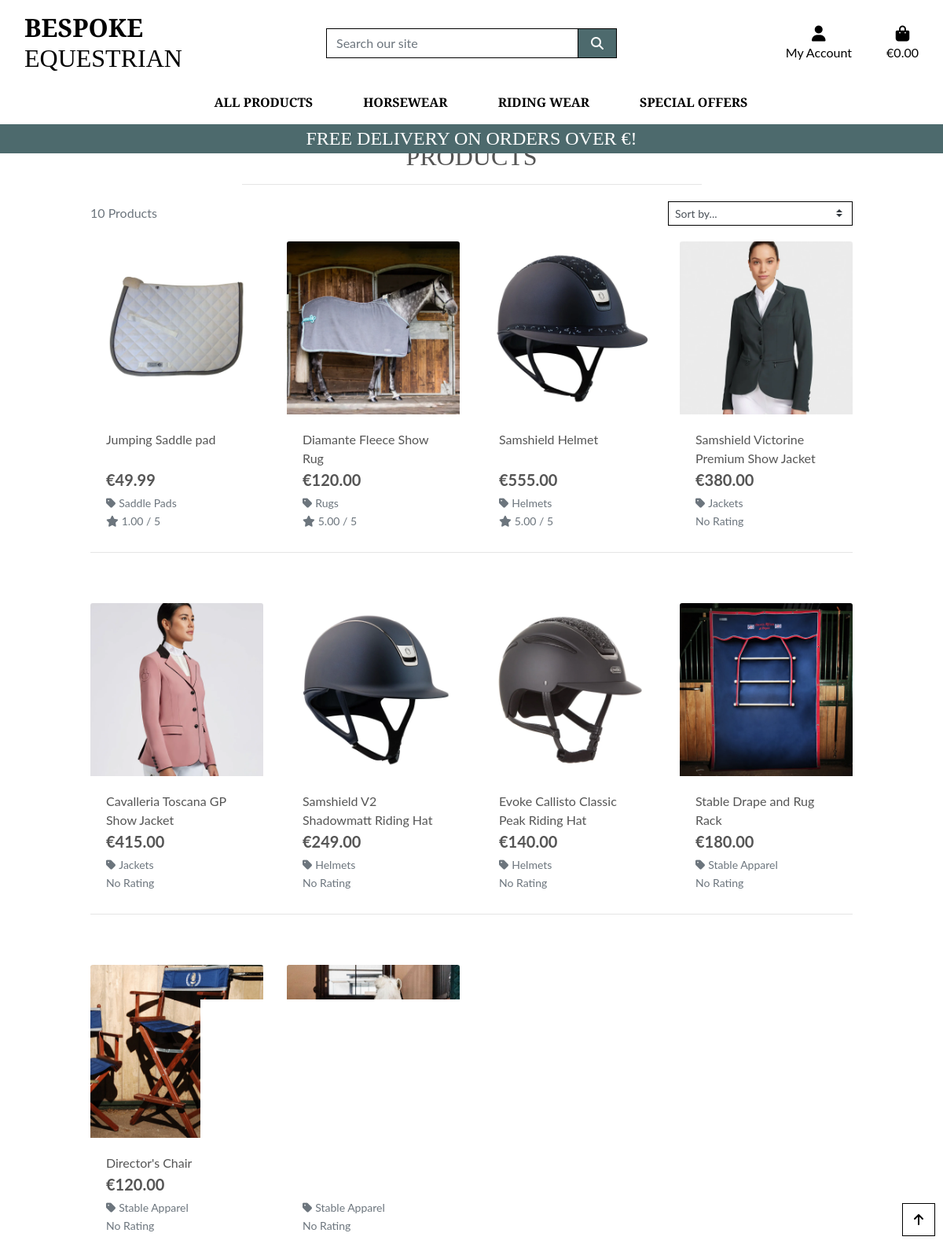
Screenshot of /products/ with the database file from the repository.
### products/models.py (models this page shows, shortened)
class Product(models.Model):
    category = models.ForeignKey('Category', null=True, blank=True, on_delete=models.SET_NULL)
    sku = models.CharField(max_length=254, null=True, blank=True)
    name = models.CharField(max_length=254)
    description = models.TextField()
    has_sizes = models.BooleanField(default=False, null=True, blank=True)
    has_colors =models.BooleanField(default=False, null=True, blank=True)
    price = models.DecimalField(max_digits=6, decimal_places=2)
    rating = models.DecimalField(max_digits=6, decimal_places=2, null=True, blank=True)
    image_url = models.URLField(max_length=1024, null=True, blank=True)
    image = models.ImageField(null=True, blank=True)

class Category(models.Model):
    name = models.CharField(max_length=254)
    friendly_name = models.CharField(max_length=254, null=True, blank=True)

### products/views.py (the view, shortened to what this page needs)
# urls.py: path('', views.all_products, name='products'),
def all_products(request):
    products = Product.objects.all()
    query = None
    categories = None
    sort = None
    direction = None
    current_sorting = f'{sort}_{direction}'
    context = {
        'products': products,
        'search_term': query,
        'current_categories': categories,
        'current_sorting': current_sorting,
    }
    return render(request, 'products/products.html', context)

### bag/contexts.py (called while the page is built, shortened)
def bag_contents(request):
    bag_items = []
    total = 0
    product_count = 0
    bag = request.session.get('bag', {})
    if total < settings.FREE_DELIVERY_THRESHOLD:
        delivery = total * Decimal(settings.STANDARD_DELIVERY_PERCENTAGE / 100)
        free_delivery_delta = settings.FREE_DELIVERY_THRESHOLD - total
    else:
        delivery = 0
        free_delivery_delta = 0
    grand_total = delivery + total
    context = {
        'bag_items': bag_items,
        'total': total,
        'product_count': product_count,
        'delivery': delivery,
        'free_delivery_delta': free_delivery_delta,
        'free_delivery_threshold': settings.FREE_DELIVERY_THRESHOLD,
        'grand_total': grand_total,
    }
    return context

### products/templates/products/products.html (shortened to what this page needs)
{% extends "base.html" %}
{% load static %}
{% block page_header %}
<div class="container header-container">
</div>
{% endblock %}
{% block content %}
<div class="overlay"></div>
<div class="container-fluid">
    <div class="row">
        <div class="col text-center mt-3">
            <h2 class="logo-font">Products</h2>
            <hr class="w-50 mb-1">
        </div>
    </div>
    <div class="row">
        <div class="product-container col-10 offset-1">
            <div class="row mt-1 mb-2">
                <div class="col-12 col-md-6 my-auto order-md-last d-flex justify-content-center justify-content-md-end">
                    <div class="sort-select-wrapper w-50">
                        <select id="sort-selector"
                            class="custom-select custom-select-sm rounded-0 border border-{% if current_sorting != 'None_None' %}info{% else %}black{% endif %}">
                            <option value="reset" {% if current_sorting == 'None_None' %}selected{% endif %}>Sort by...
                            </option>
                        </select>
                    </div>
                </div>
                <div class="col-12 col-md-6 order-md-first">
                    <p class="text-muted mt-3 text-center text-md-left">
                        {{ products|length }} Products
                    </p>
                </div>
            </div>
            <div class="row">
                {% for product in products %}
                <div class="col-sm-6 col-md-6 col-lg-4 col-xl-3">
                    <div class="card h-100 border-0">
                        {% if product.image %}
                        <a href="{% url 'product_detail' product.id %}">
                            <img class="card-img-top img-fluid" src="{{ product.image.url }}" alt="{{ product.name }}">
                        </a>
                        {% else %}
                        <a href="{% url 'product_detail' product.id %}">
                            <img class="card-img-top img-fluid" src="{{ MEDIA_URL }}noimage.png"
                                alt="{{ product.name }}">
                        </a>
                        {% endif %}
                        <div class="card-body pb-0">
                            <p class="mb-0">{{ product.name }}</p>
                        </div>
                        <div class="card-footer bg-white pt-0 border-0 text-left">
                            <div class="row">
                                <div class="col">
                                    <p class="lead mb-0 text-left font-weight-bold">€{{ product.price }}</p>
                                    {% if product.category %}
                                    <p class="small mt-1 mb-0">
                                        <a class="text-muted"
                                            href="{% url 'products' %}?category={{ product.category.name }}">
                                            <i class="fas fa-tag mr-1"></i>{{ product.category.friendly_name }}
                                        </a>
                                    </p>
                                    {% endif %}
                                    {% if product.rating %}
                                    <small class="text-muted"><i class="fas fa-star mr-1"></i>{{ product.rating }} /
                                        5</small>
                                    {% else %}
                                    <small class="text-muted">No Rating</small>
                                    {% endif %}
                                </div>
                            </div>
                        </div>
                    </div>
                </div>
                {% if forloop.counter|divisibleby:4 %}
                <div class="col-12 d-none d-xl-block mb-5">
                    <hr>
                </div>
                {% endif %}
                {% endfor %}
            </div>
        </div>
    </div>
</div>
<div class="btt-button shadow-sm rounded-0 border border-black">
    <a class="btt-link d-flex h-100">
        <i class="fas fa-arrow-up text-black mx-auto my-auto"></i>
    </a>
</div>
{% endblock %}

### static/css/base.css (style rules this page uses)
html { height: 100%; }
body { background: url('/media/hero2.webp') no-repeat center center/cover; height: calc(100vh - 164px); color: #555; font-family: 'Lato'; }
.logo-font { text-transform: uppercase; font-family: 'Playfair Display' }
.text-black { color: #000 !important; }
.border-black { border: 1px solid black !important; }
.overlay { height: 100%; width: 100%; top: 0; left: 0; position: fixed; background: white; z-index: -1; }
.btt-button { height: 42px; width: 42px; position: fixed; bottom: 10px; right: 10px; }
.btt-link { cursor: pointer; }
@media (min-width: 1200px) { .container { max-width: 80%; } }
@media (min-width: 992px) { .header-container { padding-top: 164px; } }

### rows the page displays
Product: image (picture), name "Jumping Saddle pad", price "49.99", category.friendly_name "Saddle Pads", rating "1.00"
Product: image (picture), name "Diamante Fleece Show Rug", price "120.00", category.friendly_name "Rugs", rating "5.00"
Product: image (picture), name "Samshield Helmet", price "555.00", category.friendly_name "Helmets", rating "5.00"
Product: image (picture), name "Samshield Victorine Premium Show Jacket", price "380.00", category.friendly_name "Jackets", shows "No Rating"
Product: image (picture), name "Cavalleria Toscana GP Show Jacket", price "415.00", category.friendly_name "Jackets", shows "No Rating"
Product: image (picture), name "Samshield V2 Shadowmatt Riding Hat", price "249.00", category.friendly_name "Helmets", shows "No Rating"
Product: image (picture), name "Evoke Callisto Classic Peak Riding Hat", price "140.00", category.friendly_name "Helmets", shows "No Rating"
Product: image (picture), name "Stable Drape and Rug Rack", price "180.00", category.friendly_name "Stable Apparel", shows "No Rating"
Product: image (picture), name "Director's Chair", price "120.00", category.friendly_name "Stable Apparel", shows "No Rating"
Product: image (picture), category.friendly_name "Stable Apparel", shows "No Rating"

### other values shown
{{ products|length }} "10"
